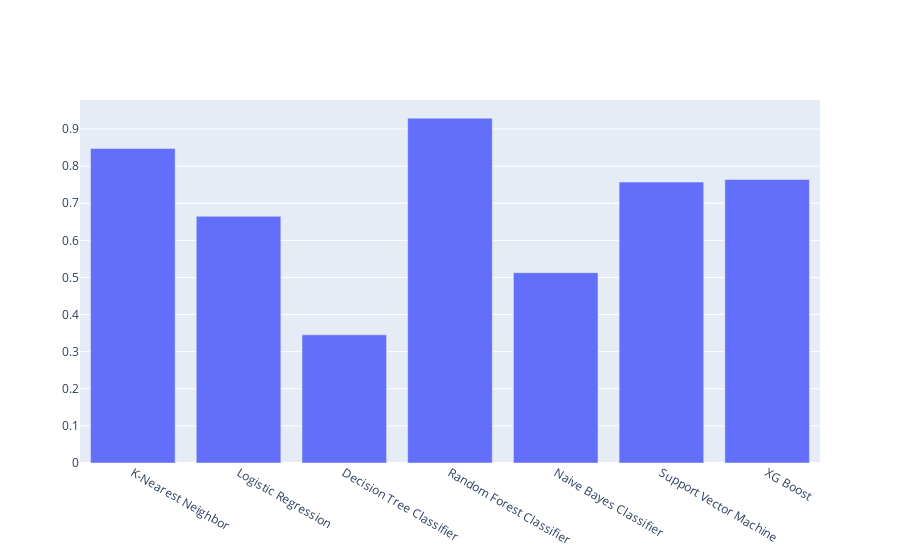

The cell this chart's notebook holds for it:
### Markdown cell above
# Comparing the Accuracy of Each Machine Learning Model Prediction

### Code cell
fig = plt.figure(figsize=(5, 5))
models=['K-Nearest Neighbor','Logistic Regression','Decision Tree Classifier','Random Forest Classifier','Naive Bayes Classifier','Support Vector Machine','XG Boost']
fig = go.Figure(data=[
    go.Bar(name='f1_score', x=models, y=[f1_KNN,f1_LR,f1_DT,f1_RF,f1_NB,f1_SVM,f1_XGB])])

fig.show()

### Figure 1 — Plotly figure (JSON) as saved in the notebook; plotly's stock layout.template omitted (floating-point values rounded to 4 significant figures)
{"data": [{"name": "f1_score", "type": "bar", "x": ["K-Nearest Neighbor", "Logistic Regression", "Decision Tree Classifier", "Random Forest Classifier", "Naive Bayes Classifier", "Support Vector Machine", "XG Boost"], "y": [0.8476, 0.6649, 0.3454, 0.9293, 0.5128, 0.757, 0.764]}], "layout": {}}
